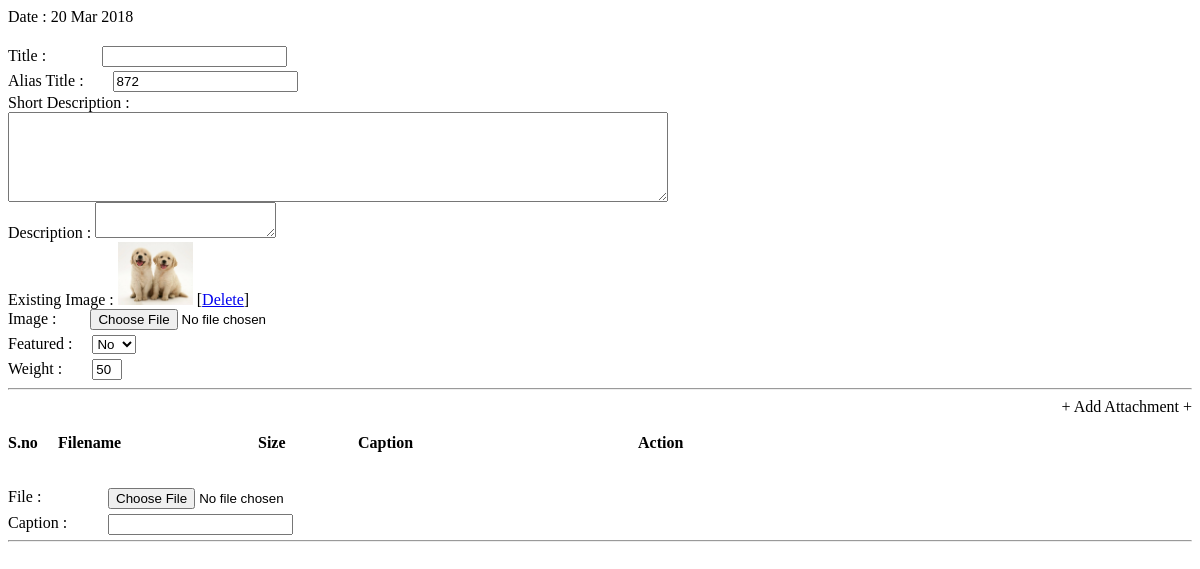
/admin/ajaxListingPanel.php?listId=872, run on the app's committed database.
### tables this page shows
CREATE TABLE IF NOT EXISTS `groups` (
`id` int(11) NOT NULL,
  `name` varchar(250) NOT NULL DEFAULT '',
  `nameen` varchar(255) NOT NULL,
  `urlname` varchar(250) NOT NULL,
  `type` varchar(200) NOT NULL DEFAULT '',
  `parentId` int(11) NOT NULL DEFAULT '0',
  `shortcontents` text NOT NULL,
  `shortcontentsen` text NOT NULL,
  `contents` longtext NOT NULL,
  `contentsen` text NOT NULL,
  `linkType` varchar(255) NOT NULL DEFAULT '',
  `weight` int(11) NOT NULL DEFAULT '50',
  `hide` varchar(3) NOT NULL DEFAULT 'no',
  `onDate` date NOT NULL DEFAULT '0000-00-00',
  `image` varchar(250) NOT NULL DEFAULT '',
  `display` varchar(10) NOT NULL,
  `featured` varchar(3) NOT NULL DEFAULT '',
  `block` varchar(100) NOT NULL,
  `transportation` varchar(250) NOT NULL,
  `pageTitle` text NOT NULL,
  `pageKeyword` text NOT NULL,
  `activity` varchar(100) NOT NULL,
  `publish` varchar(3) NOT NULL
);

### data/conn.php (called while the page is built, shortened)
<?php
	class Dbconn{
		var $links;
		function Dbconn(){
			$this->host = "localhost";
			$this->uname = "student";
			$this->psw = "student";
			$this->dbname = "chapagain";
			$this->links = mysql_connect($this->host,$this->uname,$this->psw) or die("Sorry, couldnot connect to MySQL Server");
		}
		function exec($sqlMain){
			$result = mysql_query($sqlMain,$this->links) or die(mysql_error());
			return $result;
		}
		function fetchArray($result)
		{
			return mysql_fetch_array($result);
		}
	}
?>

### data/groups.php (called while the page is built, shortened)
<?php
class Groups
{
	function getById($id)
	{
		global $conn;
		$id = cleanQuery($id);
		$sql = "SElECT * FROM groups WHERE id = '$id'";
		$result = $conn->exec($sql);
		return $result;
	}
}
?>

### admin/init.php (called while the page is built, shortened)
<?php
require_once("../data/conn.php");
require_once("../data/users.php");
require_once("../data/groups.php");
$conn 					= new Dbconn();
$groups					= new Groups();
require_once("../data/sqlinjection.php");
?>

### data/sqlinjection.php (called while the page is built, shortened)
<?php
function cleanQuery($string)
{
  if (phpversion() >= '4.3.0')
  {
    $string = mysql_real_escape_string($string);
  }
  else
  {
    $string = mysql_escape_string($string);
  }
  return $string;
}
?>

### admin/ajaxListingPanel.php (the view, shortened to what this page needs)
<?php
include("init.php");
?>
<div>
  <?php
  $listResult = $groups->getById($_GET['listId']);
  $listRow = $conn->fetchArray($listResult);
  $weight = $groups -> getSubLastWeight($_GET['id'], "ListSub");
  if($listRow['weight'] > 0)
    $weight = $listRow['weight'];
  ?>
  <span>Date : </span> <span>
  <?php
  if (empty($listRow['onDate']))
    echo date('d M Y');
  else
  {
    $dateArr = explode("-", $listRow['onDate']);
    echo date('d M Y', mktime(0,0,0, $dateArr[1], $dateArr[2], $dateArr[0]));
  }
  ?>
  </span> <br class="clearboth" />
  </span> <br class="clearboth" />
  <span style="padding-right:50px;">Title : </span> <span>
  <input type="text" style="margin: 2px" name="listTitle" id="listTitle" value="<?php echo $listRow['name']; ?>" class="text" onchange="copySame('listUrlTitle', this.value);" /></span>
  <br class="clearboth" />
  <span style="padding-right:25px;">Alias Title : </span> <span>
  <input type="text" style="margin: 2px; margin-left: 0" name="listUrlTitle" id="listUrlTitle" value="<?php echo $listRow['urlname']; ?>" class="text" onchange="copySame('listUrlTitle', this.value);" />
  </span> <br class="clearboth" />
  <div>Short Description : </div> <span>
  <textarea class="listShortDescription" name="listShortDescription"><?php echo $listRow['shortcontents']; ?></textarea>
  </span> <br class="clearboth" />
  <span>Description : </span> <span>
  <textarea id="listDescription" name="listDescription"><?=$listRow['contents'];?></textarea>
  </span> <br class="clearboth" />
  <?php if(isset($_GET['listId']) && file_exists("../" . CMS_GROUPS_DIR . $listRow['image']) && !empty($listRow['image'])){ ?>
  <span>Existing Image : </span>
  <span><img src="../<?php echo CMS_GROUPS_DIR . $listRow['image']; ?>" width="75" /> [<a href="manage_cms.php?id=<?php echo $_GET['id']; ?>&parentId=<?php echo $_GET['parentId']; ?>&groupType=<?php echo $_GET['groupType']; ?>&listId=<?php echo $_GET['listId']; ?>&deleteImage<?php if(isset($_GET['page'])) echo '&page='. $_GET['page']; ?>">Delete</a>]</span>
  <br class="clearboth" />
  <?php } ?>
  <p style="margin: 0"><span style="padding-right:30px;">Image : </span> <span>
  <input type="file" name="listImage" class="file" />
  </span></p>
  <p style="margin: 5px 0 0"><span style="padding-right:16px;">Featured : </span> <span>
  <select name="listMain" class="list1">
    <option value="no" selected>No</option>
  </select>
  </span></p>
  <p style="margin: 5px 0 0"><span style="padding-right:26px;">Weight : </span> <span>
  <input type="text" name="listWeight" value="<?php echo $weight; ?>" class="text" style="width:30px;" />
  </span></p>
  <hr style="clear: both;">
  <div align="right" style="cursor: pointer;" onclick="addListFile();">+ Add Attachment +</div>
  <br>
  <div>
    <div class="sno strng">S.no</div>
    <div class="filename strng">Filename</div>
    <div class="size strng">Size</div>
    <div class="caption strng">Caption</div>
    <div class="action strng">Action</div>
    <br style="clear: both;">
    <br style="clear: both;">
    <br style="clear: both;">
  </div>
  <div id="uploadFileHolder">
    <div style="width:100px; float: left;">File : </div>
    <div style="float:left; margin-bottom: 5px;">
      <input type="file" name="listFile[]" class="file" />
    </div>
    <br style="clear: both;">
    <div style="width:100px; float: left;">Caption : </div>
    <div style="float:left; margin-bottom: 5px;">
      <input type="text" name="listCaption[]" class="text" />
    </div>
    <hr style="clear: both;">
  </div>
</div>

### admin/ajaxListingPanel.php (style rules this page uses)
.listShortDescription { width: 660px; height: 90px; padding: 5px; }
.sno { float:left; width:50px; }
.filename { float:left; width:200px; }
.size { float:left; width:100px; }
.caption { float:left; width:280px; }
.action { float:left; }
.strng { font-weight:bold; }

### data on the page
groups: onDate "20 Mar 2018", listUrlTitle "872", image (picture), listWeight "50"
